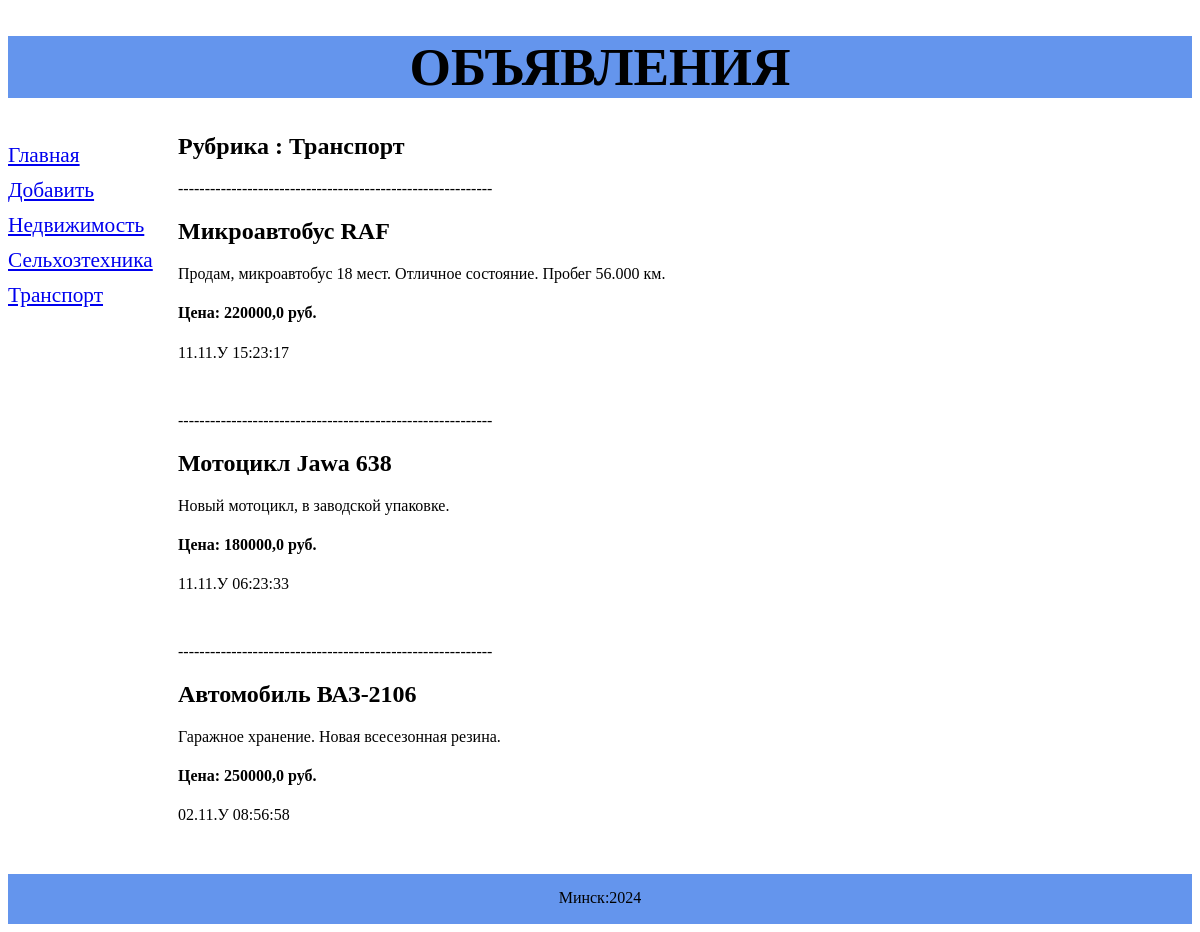
The page /bboard/2/ on the database its author committed.
### bboard/models.py (models this page shows, shortened)
class Rubric(models.Model):
    name = models.CharField(max_length=20, db_index=True, verbose_name='Название')
    class Meta:
        verbose_name_plural = 'Рубрики'
        verbose_name = 'Рубрика'
        ordering = ['name']

class Bb(models.Model):
    title = models.CharField(max_length=50, verbose_name='Товар')
    content = models.TextField(null=True, blank=True, verbose_name='Описание')
    price = models.FloatField(null=True, blank=True, verbose_name='Цена')
    published = models.DateTimeField(auto_now_add=True, db_index=True, verbose_name='Опубликовано')
    rubric = models.ForeignKey(Rubric, null=True, on_delete=models.PROTECT, verbose_name='Рубрика')
    class Meta:
        verbose_name_plural = 'Объявления'
        verbose_name = 'Объявление'
        ordering = ['-published']

### bboard/views.py (the view)
# urls.py: path('<int:rubric_id>/', by_rubric, name='by_rubric'),
def by_rubric(request, rubric_id):
    year = datetime.datetime.now()
    bbs = Bb.objects.filter(rubric=rubric_id)
    rubrics = Rubric.objects.all()
    current_rubric = Rubric.objects.filter(id=rubric_id).first()
    context = {'bbs': bbs,
               'rubrics': rubrics,
               'current_rubric': current_rubric,
               'date': year.strftime("%Y")
               }
    return render(request, 'bboard/by_rubric.html', context)

### bboard/templates/bboard/by_rubric.html (shortened to what this page needs)
{% extends "layout/basic.html" %}
{% block content %}
    <h2> Рубрика : {{ current_rubric.name }} </h2>
    {% for bb in bbs %}
    <div>
        <p>-----------------------------------------------------------</p>
        <h2>{{ bb.title }}</h2>
        <p>{{ bb.content }}</p>
        <h4>Цена: {{ bb.price }} руб.</h4>
        <p>{{ bb.published|date:"d.m.У H:i:s" }}</p>
        <br>
    </div>
{% endfor %}
{% endblock %}

### bboard/templates/layout/basic.html (shortened to what this page needs)
{% load static %}
<!DOCTYPE html>
<html lang="en">
<head>
    <link rel="stylesheet" type="text/css" href="{% static 'bboard/style.css' %}">
</head>
<body>
    <header>
        <h1>Объявления</h1>
    </header>
    <nav>
        <a href="{% url 'index' %}">Главная</a>
        <a href="{% url 'add' %}">Добавить</a>
        {% for rubric in rubrics %}
            <a href="{% url 'by_rubric' rubric.id %}">{{ rubric.name }}</a>
        {% endfor %}
    </nav>
    <section>
        {% block content %}
        {% endblock %}
    </section>
    <footer>
        <p>Минск:{{ date }}</p>
    </footer>
</body>
</html>

### bboard/static/bboard/style.css (style rules this page uses)
header h1 { font-size: 40pt; text-transform: uppercase; text-align: center; background-color: cornflowerblue; }
nav { font-size: 16pt; width: 150px; float: left; }
nav a { display: block; margin: 10px 0px; }
section { margin-left: 170px; }
footer { position: page; bottom: 0; width: 100%; height: 50px; text-align: center; background-color: cornflowerblue; }
footer p { font-size: 12pt; padding-top: 15px; }

### rows shown on the page
Rubric: name "Недвижимость"
Rubric: name "Сельхозтехника"
Rubric: name "Транспорт"
Bb: title "Микроавтобус RAF", content "Продам, микроавтобус 18 мест. Отличное состояние. Пробег 56.000 км.", price "220000,0", published "11.11.У 15:23:17"
Bb: title "Мотоцикл Jawa 638", content "Новый мотоцикл, в заводской упаковке.", price "180000,0", published "11.11.У 06:23:33"
Bb: title "Автомобиль ВАЗ-2106", content "Гаражное хранение. Новая всесезонная резина.", price "250000,0", published "02.11.У 08:56:58"

### other values the page prints
{{ date }} "2024"
